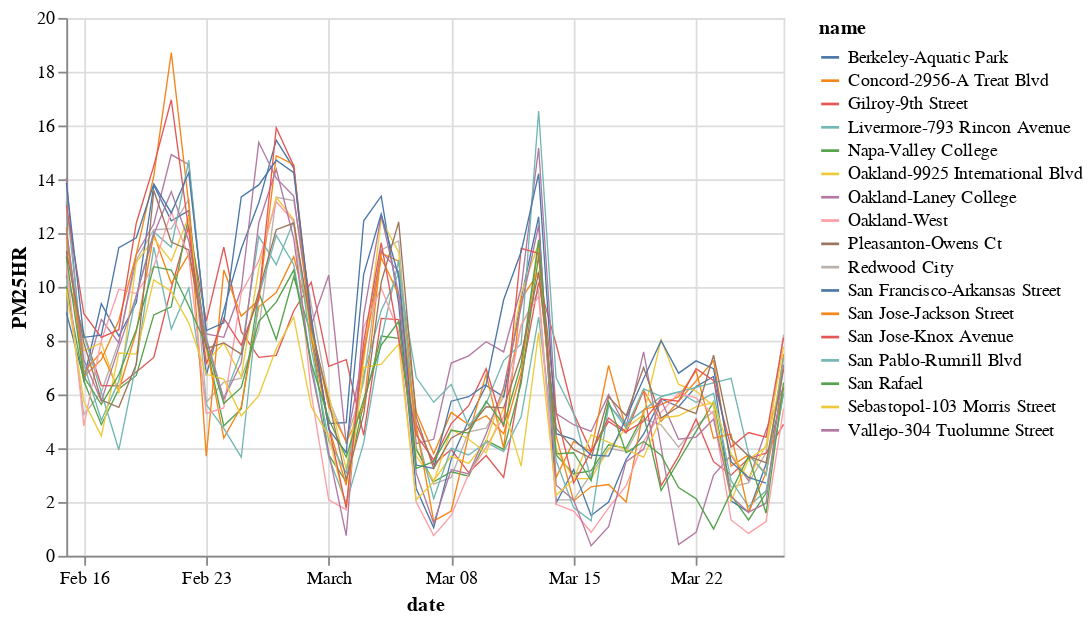

Notebook cell for this chart:
### Code cell
alt.data_transformers.disable_max_rows()
alt.Chart(line_df).mark_line(size = 0.75).encode(x=alt.X('date:T', title='Date'),y=alt.Y(param, title = param_name[param]),color=alt.Color('name:N', title = 'Station'))

### Figure 1 — Vega-Lite specification as saved in the notebook (floating-point values rounded to 4 significant figures; data arrays with more than 128 entries replaced by an {"elided": "..."} marker saying what was removed)
{"config": {"view": {"continuousWidth": 400, "continuousHeight": 300}}, "data": {"name": "data-6ae9056d1506a2ea485bdc838d70d8a7"}, "mark": {"type": "line", "size": 0.75}, "encoding": {"color": {"type": "nominal", "field": "name"}, "x": {"type": "temporal", "field": "date"}, "y": {"type": "quantitative", "field": "PM25HR"}}, "$schema": "https://vega.github.io/schema/vega-lite/v4.0.2.json", "datasets": {"data-6ae9056d1506a2ea485bdc838d70d8a7": {"elided": "701 records"}}}
